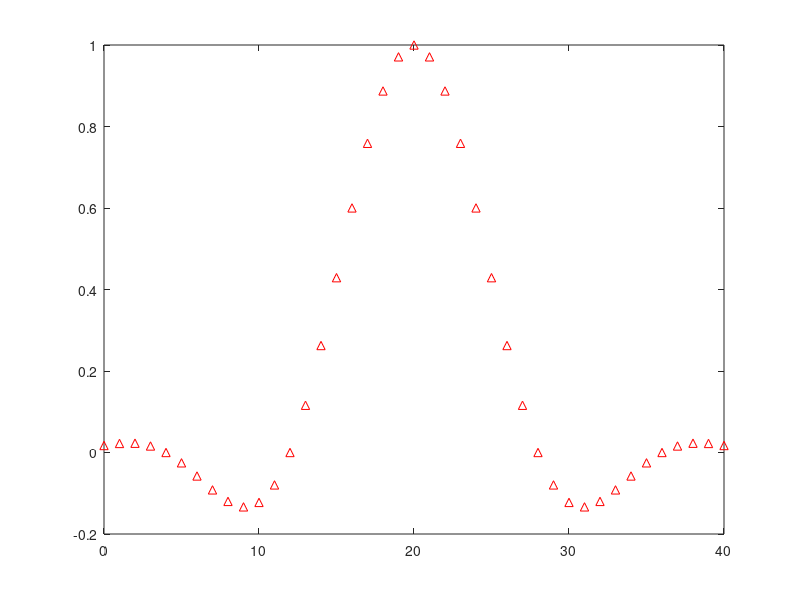
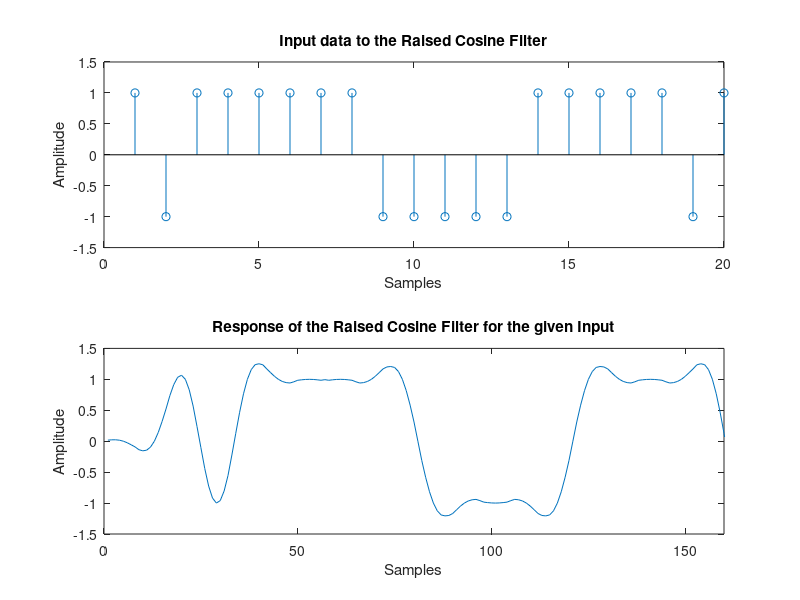
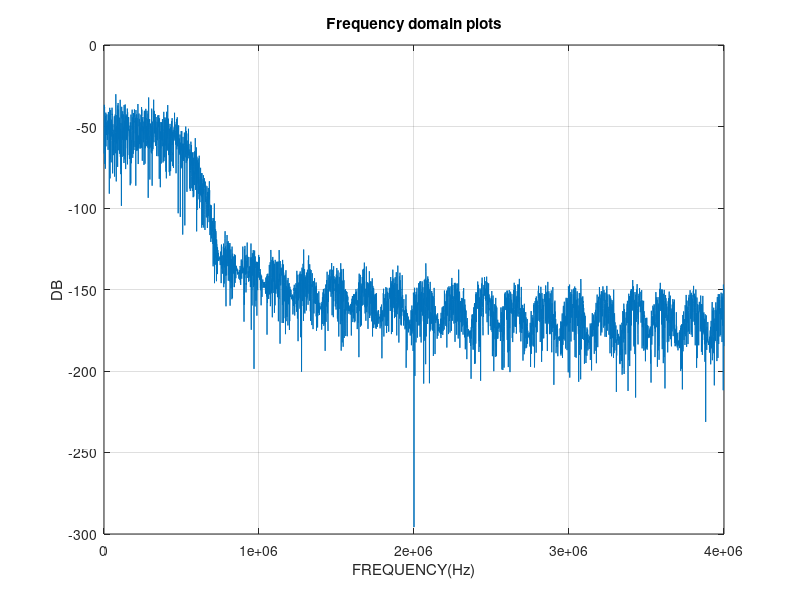

Reproduce these figures in MATLAB, in order.
%Raised Cosine Filter
L=41; %Filter Length
R=1E6; %Data Rate = 1Mbps
Fs=8*R; %Oversampling by 8
T=1/R;
Ts=1/Fs;
alpha =0.5; % Design Factor for Raised Cosing Filter
%----------------------------------------------------------
%Raised Cosing Filter Design
%----------------------------------------------------------
if mod(L,2)==0
M=L/2 ; % for even value of L
else
M=(L-1)/2; % for odd value of L
end
g=zeros(1,L); %Place holder for RC filter's transfer function
for n=-M:M
num=sin(pi*n*Ts/T)*cos(alpha*pi*n*Ts/T);
den=(pi*n*Ts/T)*(1-(2*alpha*n*Ts/T)^2);
g(n+M+1)=num/den;
    if (1-(2*alpha*n*Ts/T)^2)==0
        g(n+M+1)=pi/4*sin(pi*n*Ts/T)/(pi*n*Ts/T);
    end
    if n==0
        g(n+M+1)=cos(alpha*pi*n*Ts/T)/(1-(2*alpha*n*Ts/T)^2);
    end
end
%----------------------------------------------------------
% Plot the transfer function of RC filter
figure;
impz(g,1);
%----------------------------------------------------------
%Generate data of random 1s and 0s
data=2*(rand(1,1000)>=0.5)-1; %Polar encoding : 1= +1V, 0=-1V
output=upsample(data,Fs/R);
%y=conv(g,output); %Convolving the data signal with the Raised Cosine Filter
y=filter(g,1,output); %you can use either Conv function or filter function to obtain the output
%----------------------------------------------------------
%Plot data and RC filtered Output
figure;
subplot(2,1,1);
stem(data);
title('Input data to the Raised Cosine Filter');
xlabel('Samples');
ylabel('Amplitude');
axis([0,20,-1.5,1.5])
subplot(2,1,2);
plot(y);
axis([0,160,-1.5,1.5])
title('Response of the Raised Cosine Filter for the given Input');
xlabel('Samples');
ylabel('Amplitude');
% Obtain FFT of the output to plot its frequency response.
Fn=Fs/2;
NFFY=2.^(ceil(log(length(y))/log(2)));
FFTY=fft(y,NFFY);%pad with zeros
NumUniquePts=ceil((NFFY+1)/2);
FFTY=FFTY(1:NumUniquePts);
MY=abs(FFTY);
MY=MY*2;
MY(1)=MY(1)/2;
MY(length(MY))=MY(length(MY))/2;
MY=MY/length(y);
f1=(0:NumUniquePts-1)*2*Fn/NFFY;
%Plot Frequency spectrum
figure;
plot(f1,20*log10(abs(MY).^2));xlabel('FREQUENCY(Hz)');ylabel('DB');
grid
title('Frequency domain plots')
